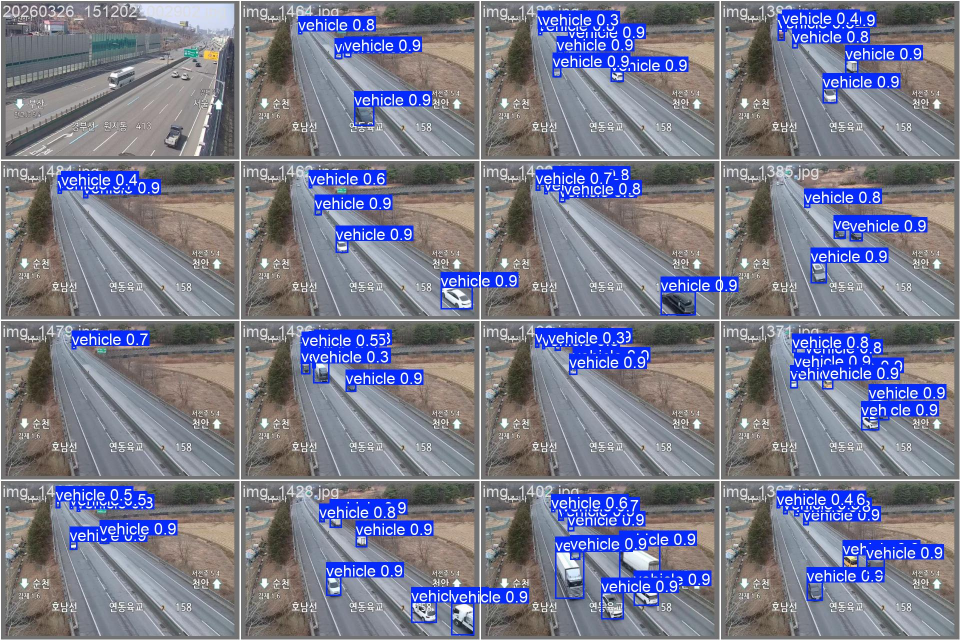
#> input picture src/train/runs/detect/val/val_batch0_pred.jpg, 1920 x 1280 px (shown at 1/2 size)
$ python -i flow_map_matcher.py   (imports and definitions only)
#> lines starting #> are read from the running program, lines starting #| are printed output that depends on the picture
#> further down, picture is the input picture: shape (1280, 1920, 3); mean B, G, R 141.8, 123.2, 121.2
# 파일 경로: C:\final_pj\src\flow_map_matcher.py
# 역할: 현재 카메라 프레임과 저장된 ref_frame.jpg를 비교해
#        가장 유사한 flow_map 폴더를 자동 선택한다.
# 의존성: cv2, numpy (표준 환경)

import cv2
import json
import numpy as np
from pathlib import Path
from datetime import datetime


# ── 매칭에 사용할 축소 해상도 (속도·정확도 균형) ─────────────────────────
_MATCH_SIZE = (128, 128)   # 두 프레임 모두 이 크기로 리사이즈 후 비교


# [340 lines left out: functions _score_orb, _score_hist, _score_edge_structure, _score_spatial_hist, _score_static_region, score_frames and 4 more, not called in this run]


def _estimate_scene_flow_hint(frame: np.ndarray,
                              prev_frame: "np.ndarray | None" = None
                              ) -> "tuple[float, float] | None":
    """현재 장면의 지배적 교통 흐름 방향을 추정한다.

    전략 1 (우선): prev_frame이 있고 차량 이동이 감지되면 Farneback optical flow 사용.
    전략 2 (fallback): 현재 프레임에서 차선 마킹을 Hough 변환으로 검출 → 차선 각도.

    차량이 정체 중이라도 차선 마킹은 프레임에 남아 있으므로 전략 2는 정체 상황에서도 동작.

    Returns
    -------
    (dx, dy) 정규화 방향 벡터 또는 None (추정 실패).
    """
    # ── 전략 1: Farneback optical flow ─────────────────────────────────
    if prev_frame is not None:
        _sz = (64, 64)
        g1 = cv2.resize(cv2.cvtColor(prev_frame, cv2.COLOR_BGR2GRAY), _sz)
        g2 = cv2.resize(cv2.cvtColor(frame,      cv2.COLOR_BGR2GRAY), _sz)
        try:
            _of = cv2.calcOpticalFlowFarneback(
                g1, g2, None, 0.5, 3, 7, 3, 5, 1.2, 0
            )
            _dx = float(np.median(_of[..., 0]))
            _dy = float(np.median(_of[..., 1]))
            _mag = np.sqrt(_dx**2 + _dy**2)
            if _mag >= 0.5:                                 # 유효한 이동량이면
                return (_dx / _mag, _dy / _mag)
        except Exception:
            pass

    # ── 전략 2: Hough 차선 검출 ─────────────────────────────────────────
    # 이미지 하단 50%(도로 영역)에서 차선 마킹 각도를 추출한다.
    # 차선은 차량 이동 방향과 평행 → 차선 각도 ≈ 흐름 방향 각도.
    try:
        _h, _w = frame.shape[:2]
        _roi = frame[int(_h * 0.40): int(_h * 0.92), :]   # 도로 ROI (상단 배경 제거)
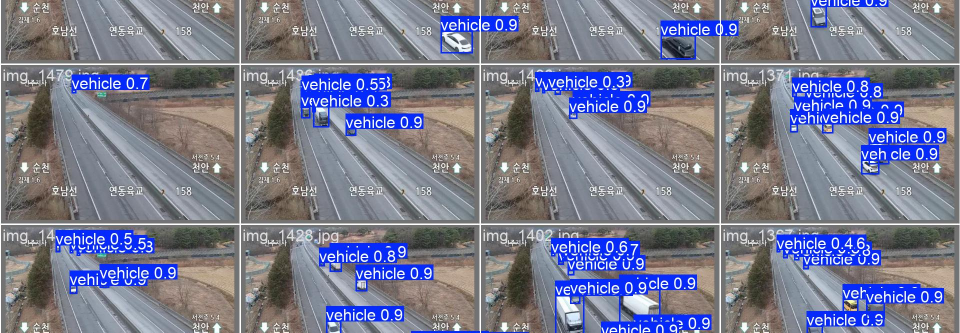
#> _roi: shape (665, 1920, 3) (shown at 1/2 size); mean B, G, R 143.1, 122.6, 120.2
        _gray = cv2.cvtColor(_roi, cv2.COLOR_BGR2GRAY)
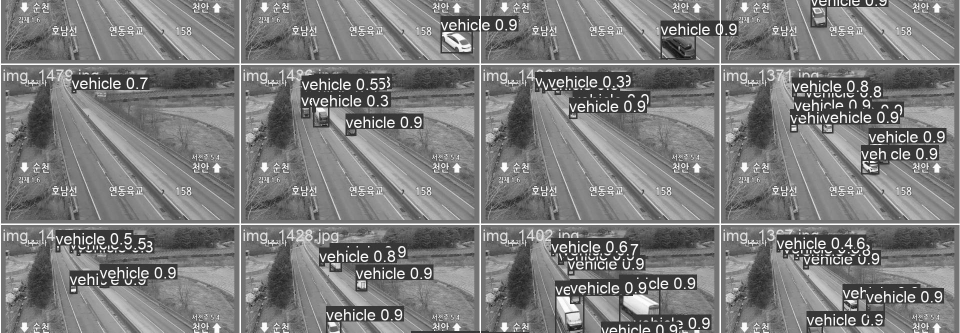
#> _gray: shape (665, 1920) (shown at 1/2 size); min 3, max 255, mean 124.2
        _edges = cv2.Canny(_gray, 40, 120, apertureSize=3)
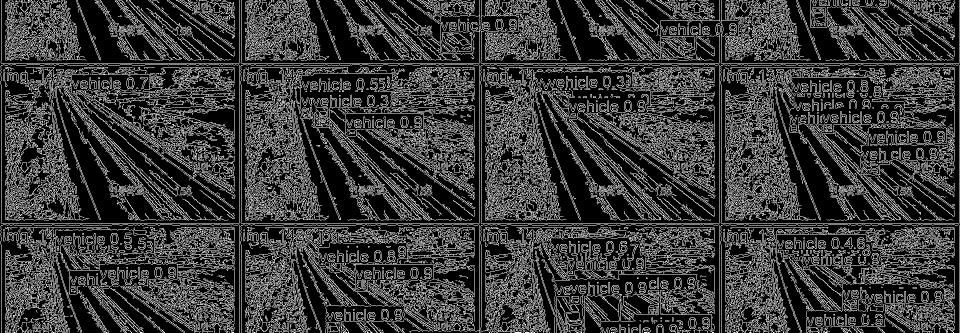
#> _edges: shape (665, 1920) (shown at 1/2 size); 22.7% white in thin lines or dots
        _lines = cv2.HoughLinesP(
            _edges, 1, np.pi / 180,
            threshold=20, minLineLength=20, maxLineGap=15
        )
        if _lines is not None:
            _angles = []
            for _ln in _lines:
                _x1, _y1, _x2, _y2 = _ln[0]
                _angles.append(float(np.arctan2(_y2 - _y1, _x2 - _x1)))
#> this loop made 8241 passes
#> _ln on passes 1 to 3: [[2, 446, 1918, 446]], [[2, 126, 1918, 126]], [[1164, 590, 1347, 593]]
            if len(_angles) >= 4:                          # 최소 4개 선분 필요
                _med = float(np.median(_angles))
                return (float(np.cos(_med)), float(np.sin(_med)))
    except Exception:
        pass

    return None                                            # 추정 실패


# [204 lines left out: functions _load_flow_dir, find_best_snapshot, not called in this run]

>>> import cv2
>>> picture = cv2.imread('train/runs/detect/val/val_batch0_pred.jpg')
>>> result = _estimate_scene_flow_hint(picture)
#> result = (1, 0.0114)

$ run again, on src/train/runs/detect/val/val_batch1_pred.jpg
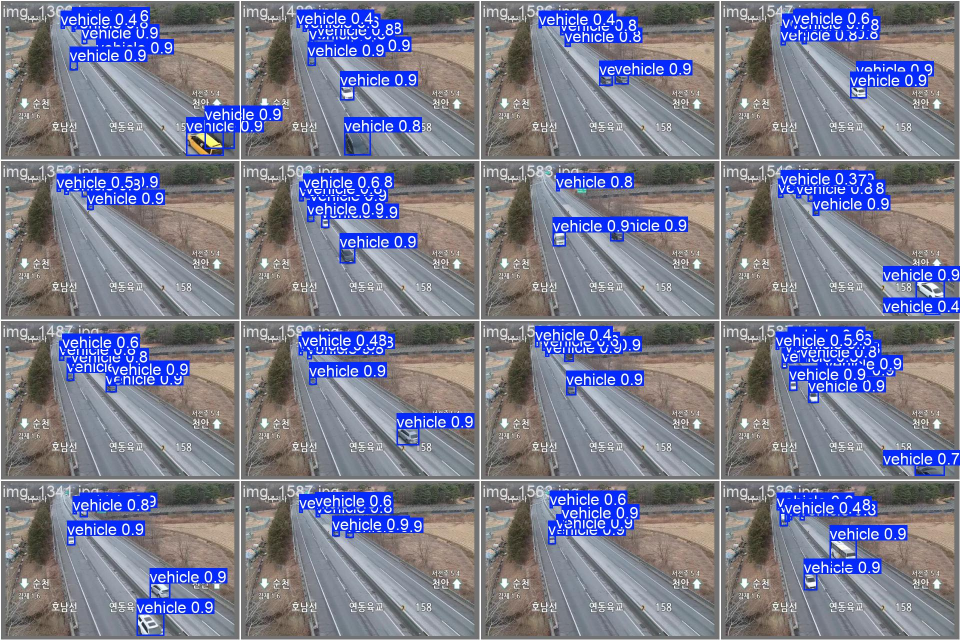
#> input picture src/train/runs/detect/val/val_batch1_pred.jpg, 1920 x 1280 px (shown at 1/2 size)
#> picture is the input picture: shape (1280, 1920, 3); mean B, G, R 143.8, 124, 122.2
#> in _estimate_scene_flow_hint, `_gray = cv2.cvtColor(_roi, cv2.COLOR_BGR2GRAY)`:
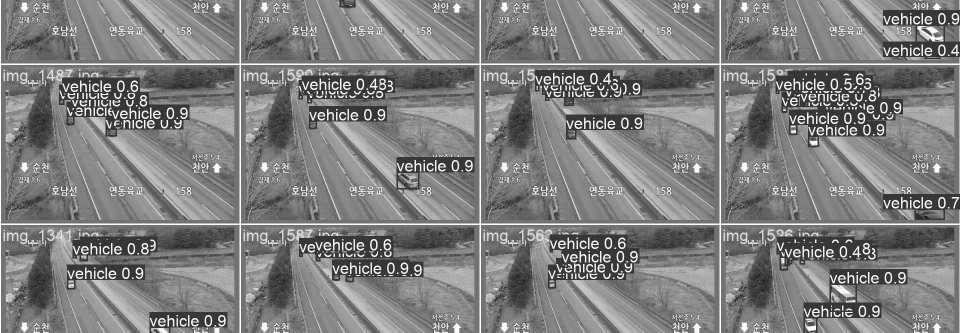
#> _gray: shape (665, 1920) (shown at 1/2 size); min 11, max 255, mean 126.3
#> in _estimate_scene_flow_hint, `_edges = cv2.Canny(_gray, 40, 120, apertureSize=3)`:
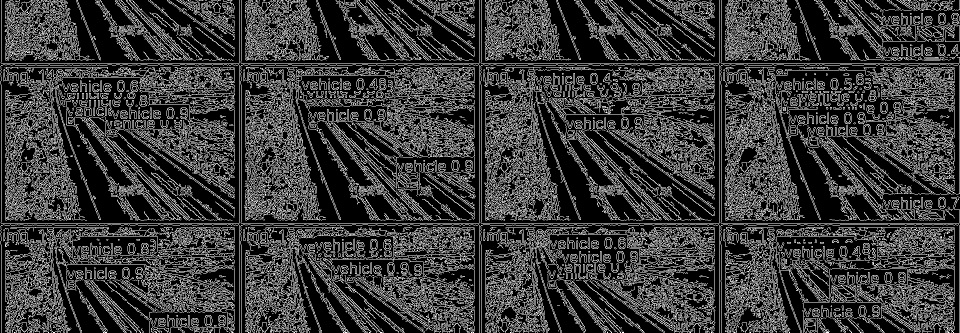
#> _edges: shape (665, 1920) (shown at 1/2 size); 23.1% white in thin lines or dots
#> the loop in _estimate_scene_flow_hint, `for _ln in _lines:` made 8106 passes
#> _ln on passes 1 to 3: [[2, 126, 1918, 126]], [[2, 446, 1918, 446]], [[316, 129, 500, 129]]
#> result = (1, 0)

$ run again, on src/train/runs/detect/val/val_batch2_pred.jpg
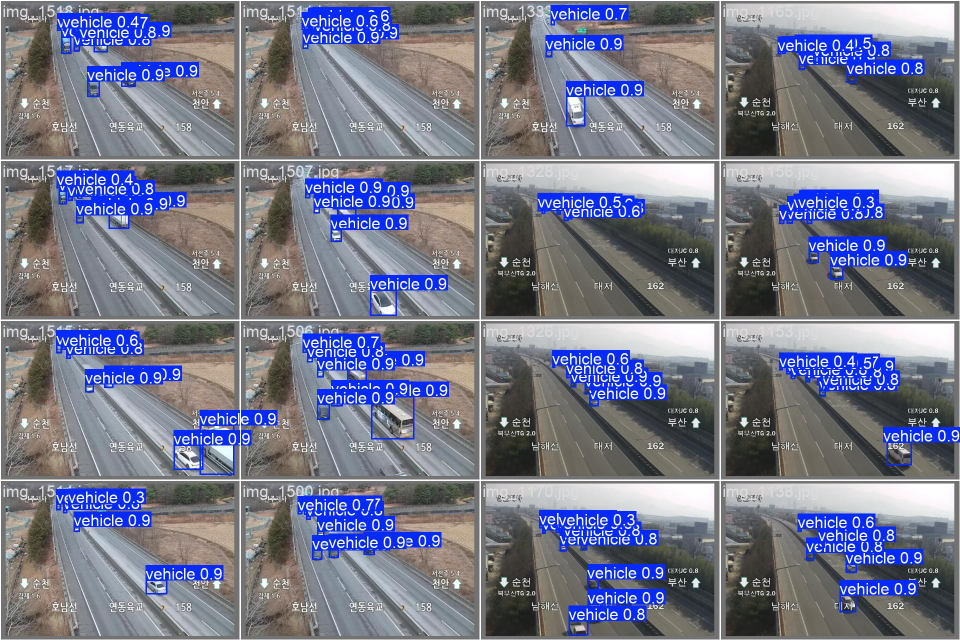
#> input picture src/train/runs/detect/val/val_batch2_pred.jpg, 1920 x 1280 px (shown at 1/2 size)
#> picture is the input picture: shape (1280, 1920, 3); mean B, G, R 139.9, 121, 118.2
#> in _estimate_scene_flow_hint, `_gray = cv2.cvtColor(_roi, cv2.COLOR_BGR2GRAY)`:
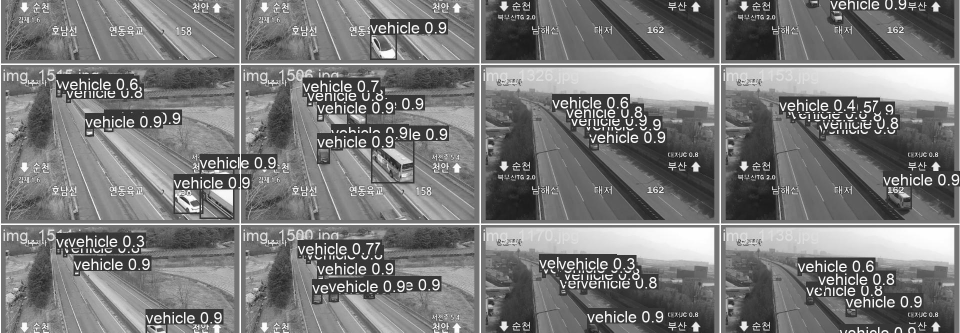
#> _gray: shape (665, 1920) (shown at 1/2 size); min 0, max 255, mean 121.6
#> in _estimate_scene_flow_hint, `_edges = cv2.Canny(_gray, 40, 120, apertureSize=3)`:
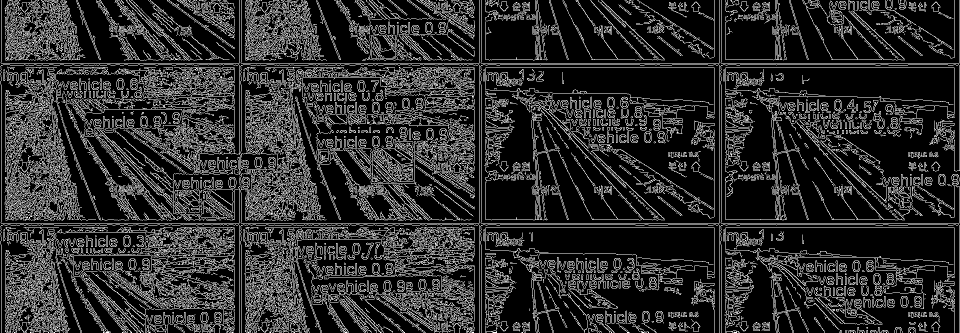
#> _edges: shape (665, 1920) (shown at 1/2 size); 17.8% white in thin lines or dots
#> the loop in _estimate_scene_flow_hint, `for _ln in _lines:` made 6467 passes
#> _ln on passes 1 to 3: [[2, 126, 1918, 126]], [[2, 446, 1918, 446]], [[840, 129, 1319, 129]]
#> result = (1, 0)
